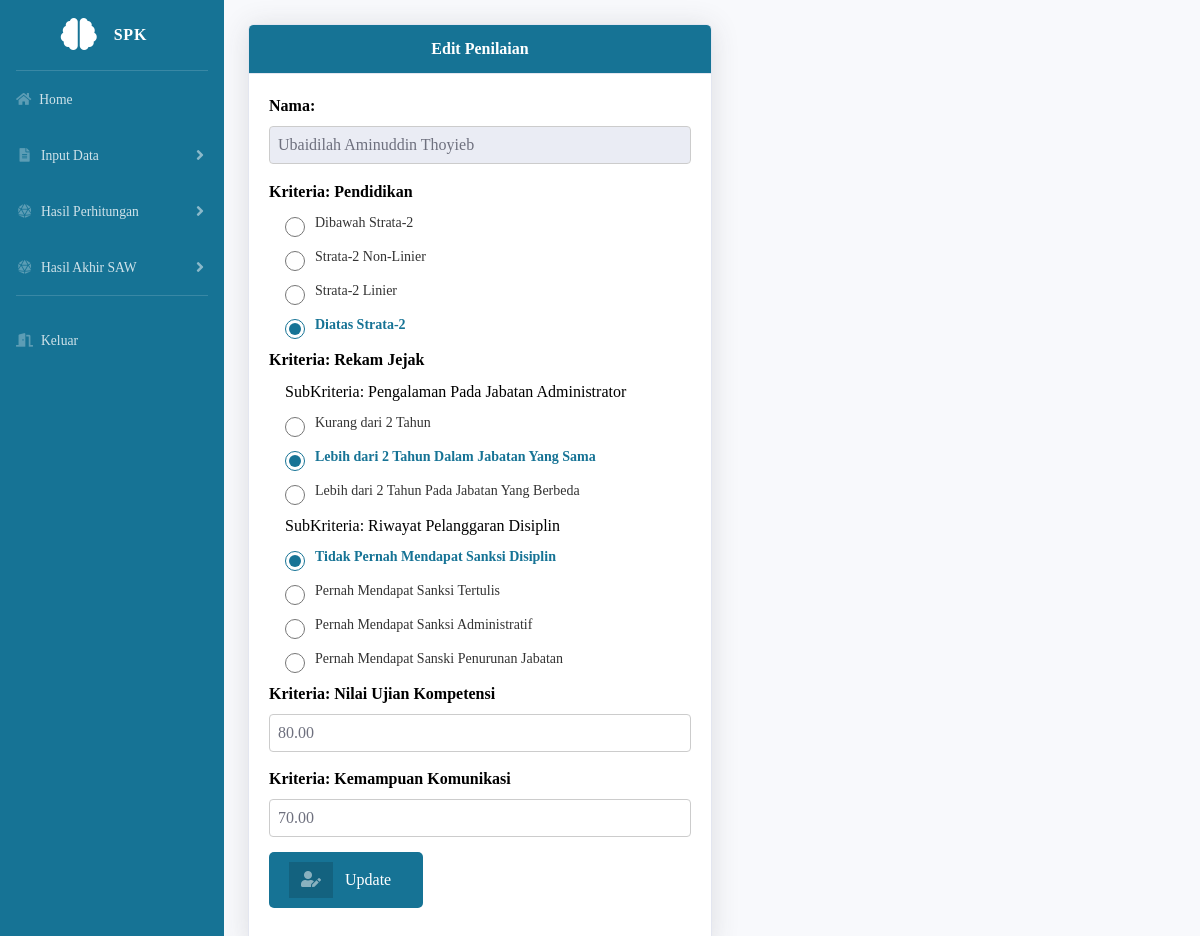
Page /dashboard.php?url=editpenilaian&id_alternatif=1 (signed in) on the committed database.
### tables this page shows
CREATE TABLE `Alternatif` (
  `id_alternatif` int(11) NOT NULL,
  `nama_alternatif` varchar(255) NOT NULL,
  `status_alternatif` enum('0','1') NOT NULL DEFAULT '1'
);

CREATE TABLE `Kriteria` (
  `id_kriteria` int(11) NOT NULL,
  `nama_kriteria` varchar(255) NOT NULL,
  `bobot_kriteria` decimal(5,2) DEFAULT NULL,
  `tipe_kriteria` enum('benefit','cost') DEFAULT NULL,
  `punyasub` enum('0','1') NOT NULL DEFAULT '0'
);

CREATE TABLE `Rentang` (
  `id_rentang` int(11) NOT NULL,
  `id_kriteria` int(11) DEFAULT NULL,
  `id_subkriteria` int(11) DEFAULT NULL,
  `jenis_penilaian` enum('1','2') NOT NULL,
  `uraian` varchar(255) DEFAULT NULL,
  `nilai_rentang` decimal(5,2) DEFAULT NULL
);

CREATE TABLE `SubKriteria` (
  `id_subkriteria` int(11) NOT NULL,
  `id_kriteria` int(11) DEFAULT NULL,
  `nama_subkriteria` varchar(255) NOT NULL,
  `bobot_subkriteria` decimal(5,2) NOT NULL,
  `tipe_subkriteria` enum('benefit','cost') NOT NULL
);

CREATE TABLE `Penilaian` (
  `id_penilaian` int(11) NOT NULL,
  `id_alternatif` int(11) DEFAULT NULL,
  `id_kriteria` int(11) DEFAULT NULL,
  `id_subkriteria` int(11) DEFAULT NULL,
  `nilai` decimal(5,2) DEFAULT NULL
);

### editpenilaian.php (the view, shortened to what this page needs)
<!DOCTYPE html>
<html lang="en">
<head>
</head>
<body id="page-top">
    <br>
    <div class="card shadow" style="width: 50%;">
        <div class="card-header m-0 font-weight-bold" style="text-align: center; background-color: #167395; color: white">Edit Penilaian</div>
        <div class="card-body">
            <form action="updatepenilaian.php" method="post" class="form-horizontal" enctype="multipart/form-data">
                <div class="form-group cols-sm-6">
                    <?php
                    require 'config/koneksi.php';
                    $id_alternatif = isset($_GET['id_alternatif']) ? $_GET['id_alternatif'] : '';
                    $sql_alternatif = mysqli_query($conn, "SELECT * FROM Alternatif WHERE id_alternatif='$id_alternatif'");
                    $alternatif = mysqli_fetch_assoc($sql_alternatif);
                    ?>
                    <div class="form-group cols-sm-6">
                        <label style="color: black"><strong>Nama:</strong></label>
                        <input type="text" class="form-control" value="<?php echo $alternatif['nama_alternatif']; ?>" readonly>
                    </div>
                    <?php
                    $sql_penilaian = "
                        SELECT p.nilai, k.nama_kriteria, sk.nama_subkriteria, k.id_kriteria, sk.id_subkriteria
                        FROM Penilaian p
                        JOIN Kriteria k ON p.id_kriteria = k.id_kriteria
                        LEFT JOIN SubKriteria sk ON p.id_subkriteria = sk.id_subkriteria
                        WHERE p.id_alternatif = '$id_alternatif'
                        ORDER BY k.id_kriteria, sk.id_subkriteria
                    ";
                    $result_penilaian = $conn->query($sql_penilaian);
                    $sql_kriteria = "
                        SELECT k.id_kriteria, k.nama_kriteria, sk.id_subkriteria, sk.nama_subkriteria
                        FROM Kriteria k
                        LEFT JOIN SubKriteria sk ON k.id_kriteria = sk.id_kriteria
                        ORDER BY k.id_kriteria, sk.id_subkriteria
                    ";
                    $result_kriteria = $conn->query($sql_kriteria);
                    if ($result_kriteria->num_rows > 0) {
                        $current_kriteria = "";
                        $current_subkriteria = "";
                        while ($row_kriteria = $result_kriteria->fetch_assoc()) {
                            if ($current_kriteria != $row_kriteria['nama_kriteria']) {
                                echo "<label style='color: black'><strong>Kriteria: " . $row_kriteria['nama_kriteria'] . "</strong></label><br>";
                                $current_kriteria = $row_kriteria['nama_kriteria'];
                                $current_subkriteria = "";
                            }
                            if (!is_null($row_kriteria['id_subkriteria']) && $current_subkriteria != $row_kriteria['nama_subkriteria']) {
                                echo "<label style='color: black'>&nbsp;&nbsp;&nbsp;&nbsp;SubKriteria: " . $row_kriteria['nama_subkriteria'] . "</label><br>";
                                $current_subkriteria = $row_kriteria['nama_subkriteria'];
                            }
                            $nilai_penilaian = '';
                            if ($result_penilaian->num_rows > 0) {
                                $result_penilaian->data_seek(0);
                                while ($row_penilaian = $result_penilaian->fetch_assoc()) {
                                    if (
                                        $row_penilaian['id_kriteria'] == $row_kriteria['id_kriteria'] &&
                                        $row_penilaian['id_subkriteria'] == $row_kriteria['id_subkriteria']
                                    ) {
                                        $nilai_penilaian = $row_penilaian['nilai'];
                                        break;
                                    }
                                }
                            }
                            $sql_rentang = "
                                SELECT uraian, nilai_rentang, jenis_penilaian
                                FROM Rentang
                                WHERE id_kriteria = '" . $row_kriteria['id_kriteria'] . "'
                                " . (!is_null($row_kriteria['id_subkriteria']) ? "AND id_subkriteria = '" . $row_kriteria['id_subkriteria'] . "'" : "") . "
                                ORDER BY nilai_rentang
                            ";
                            $rentang_result = $conn->query($sql_rentang);
                            if ($rentang_result->num_rows > 0) {
                                while ($rentang_row = $rentang_result->fetch_assoc()) {
                                    if ($rentang_row['jenis_penilaian'] == 1) {
                                        echo "<div class='custom-radio'>&nbsp;&nbsp;&nbsp;&nbsp;";
                                        $checked = ($nilai_penilaian == $rentang_row['nilai_rentang']) ? 'checked' : '';
                                        if (is_null($row_kriteria['id_subkriteria'])) {
                                            echo "<input type='radio' name='rentang_kriteria_" . $row_kriteria['id_kriteria'] . "' value='" . $rentang_row['nilai_rentang'] . "' $checked>";
                                        } else {
                                            echo "<input type='radio' name='rentang_subkriteria_" . $row_kriteria['id_subkriteria'] . "' value='" . $rentang_row['nilai_rentang'] . "' $checked>";
                                        }
                                        echo "<label>" . $rentang_row['uraian'] . "</label>";
                                        echo "</div>";
                                    } elseif ($rentang_row['jenis_penilaian'] == 2) {
                                        $nilai_terisi = !is_null($nilai_penilaian) ? $nilai_penilaian : '';
                                        echo "<input type='number' name='rentang_kriteria_" . $row_kriteria['id_kriteria'] . "' class='form-control' value='$nilai_terisi' placeholder='Masukkan nilai'>";
                                    }
                                }
                            }
                        }
                    } else {
                        echo "Tidak ada data kriteria.";
                    }
                    ?>
                    <div class="form-group cols-sm-6">
                        <button type="submit" name="edit" class="btn btn-secondary btn-icon-split" style="background-color: #167395;">
                            <span class="icon text-white-50">
                                <i class="fas fa-user-edit"></i>
                            </span>
                            <span class="text">Update</span>
                        </button>
                    </div>
            </form>
        </div>
    </div>
</body>
</html>

### dashboard.php (style rules this page uses)
body { font-family: "Verdana"; }

### editpenilaian.php (style rules this page uses)
body { font-family: "Verdana"; }
.custom-radio { display: flex; align-items: center; margin-bottom: 5px; }
.custom-radio input[type="radio"] { margin-right: 10px; accent-color: #167395; width: 20px; height: 20px; }
.custom-radio label { color: #333; font-size: 14px; }
.custom-radio input[type="radio"]:checked+label { color: #167395; font-weight: bold; }
.form-control { margin-bottom: 15px; padding: 8px; width: 100%; border: 1px solid #ccc; border-radius: 4px; }
.btn { padding: 10px 20px; border-radius: 5px; border: none; color: white; cursor: pointer; }

### rows in the picture
alternatif: nama_alternatif "Ubaidilah Aminuddin Thoyieb"
kriteria: nama_kriteria "Pendidikan"
rentang: uraian "Dibawah Strata-2"
rentang: uraian "Strata-2 Non-Linier"
rentang: uraian "Strata-2 Linier"
rentang: uraian "Diatas Strata-2"
subkriteria: id_kriteria.nama_kriteria "Rekam Jejak", nama_subkriteria "Pengalaman Pada Jabatan Administrator"
rentang: uraian "Kurang dari 2 Tahun"
rentang: uraian "Lebih dari 2 Tahun Dalam Jabatan Yang Sama"
rentang: uraian "Lebih dari 2 Tahun Pada Jabatan Yang Berbeda"
subkriteria: nama_subkriteria "Riwayat Pelanggaran Disiplin"
rentang: uraian "Tidak Pernah Mendapat Sanksi Disiplin"
rentang: uraian "Pernah Mendapat Sanksi Tertulis"
rentang: uraian "Pernah Mendapat Sanksi Administratif"
rentang: uraian "Pernah Mendapat Sanski Penurunan Jabatan"
kriteria: nama_kriteria "Nilai Ujian Kompetensi"
penilaian: nilai "80.00"
kriteria: nama_kriteria "Kemampuan Komunikasi"
penilaian: nilai "70.00"
